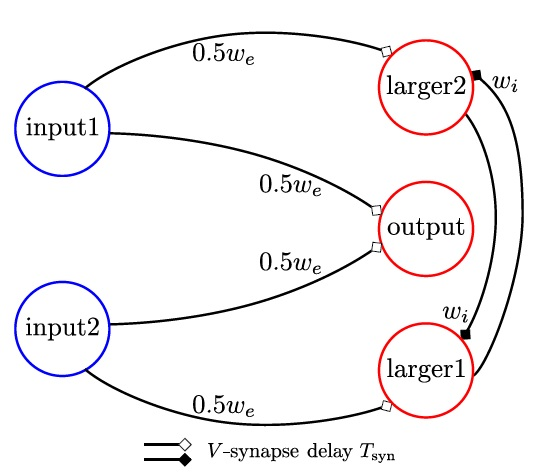
#> input picture images/Maximum.jpg, 541 x 476 px; its folder holds 4 pictures in this run
$ python maximum_v3.py
#> lines starting #> are read from the running program, lines starting #| are printed output that depends on the picture
### computation.py
# COMPUTATION CODE
# ____________________
# Definition of the different constant, classes and computation loop
#
# Written by : Marion Tormento
# July 2018
# ____________________
import matplotlib.pyplot as plt
import matplotlib.image as mpimg

# Constant
Vt = 10 #mV
Vreset = 0 #mV
taum = 100 #ms (100s ? Erreur dans le texte)
tauf = 20 #ms
Tsyn = 1 #ms
Tneu = 0.01 #ms (10us)
Tmin = 10 #ms
Tcod = 100 #ms
Tmax = Tmin + Tcod
wacc = Vt*taum/Tmax
waccb = Vt*taum/Tcod
ge = wacc
we = Vt*taum
wi = -we
dt = 1

class Network(object):
    def __init__(self, name, Neuron1, Neuron2):
        super(Network, self).__init__()
        self.name = name
        self.input = Neuron1
        self.other = Neuron2

class Neuron(object):
    def __init__(self, name):
        super(Neuron, self).__init__()
        self.name = name
        self.V = 0
        self.updateRule = []
        self.spikeTime = []
        self.actionTime = []
        self.nbSynapses = 0
        self.synapses = []
        self.isVsynapes = 0

    def voltage(self, w):
        self.updateRule.append(dt*(w/taum))

    def updateAction(self, time):
        if len(self.actionTime) < 2:
            pass
        else:
            if time >= self.actionTime[1]:
                self.updateRule[0] += self.updateRule[1]
                del self.updateRule[1], self.actionTime[0]

    def time(self, instant, timeCste):
        val = round(instant + 100*timeCste, 0)
        self.actionTime.append(val)

    def spike(self, instant):
        # val = int(instant + 100*Tneu)/100
        val = round(instant/100 + Tneu, 2)
        self.spikeTime.append(val)

    def updateSyn(self, syn):
        self.nbSynapses = len(syn)
        for post in syn:
            self.synapses.append(Synapses(post[0], post[1], post[2], post[3]))

class Synapses(object):
    def __init__(self, syn, neuron, weight, time):
        super(Synapses, self).__init__()
        self.type = syn
        self.post = neuron
        self.W = weight
        self.T = time


# Computation

def computation(network):
    inputNeuron = network.input
    otherNeuron = network.other
    computationComplete = False
    t = 0
    while computationComplete == False:
        for neuron in inputNeuron:
            for spike in neuron.spikeTime:
                spike = 100*spike
                if t == spike:
                    neuron.V += Vt
                    if neuron.V >= Vt:
                        neuron.V = Vreset
                        for synapses in neuron.synapses:
                            synapses.post.time(t, synapses.T)
                            synapses.post.voltage(synapses.W)
                            if synapses.type == 'V':
                                synapses.post.isVsynapes = 1
                            else:
                                synapses.post.isVsynapes = 0
                else:
                    try:
                        if t >= neuron.actionTime[0]:
                            neuron.updateAction(t)
                            neuron.V += neuron.updateRule[0]
                            if neuron.V >= Vt:
                                neuron.V = Vreset
                                for synapses in neuron.synapses:
                                    synapses.post.time(t, synapses.T)
                                    synapses.post.voltage(synapses.W)
                                    if synapses.type == 'V':
                                        synapses.post.isVsynapes = 1
                                    else:
                                        synapses.post.isVsynapes = 0

                            if neuron.isVsynapes == 1: # meaning its a V synapses
                                del neuron.updateRule[0], neuron.actionTime[0]
                    except IndexError:
                        pass

        for neuron in otherNeuron:
            try:
                if t >= neuron.actionTime[0]:
                    neuron.updateAction(t)
                    neuron.V += neuron.updateRule[0]
                    if neuron.V >= Vt:
                        # Neuron spiking and reset
                        neuron.spike(t)
                        neuron.V = Vreset

                        # Update the postsynaptic neuron
                        for synapses in neuron.synapses:
                            synapses.post.time(100*neuron.spikeTime[-1], synapses.T)
                            synapses.post.voltage(synapses.W)
                            if synapses.type == 'V':
                                synapses.post.isVsynapes = 1
                            else:
                                synapses.post.isVsynapes = 0
                        # reset the neuron completely
                        if neuron.isVsynapes == 0:
                            del neuron.updateRule[0], neuron.actionTime[0]

                    if neuron.isVsynapes == 1: # meaning its a V synapses
                        del neuron.updateRule[0], neuron.actionTime[0]

                    if neuron.name[0:6] == 'output' and len(neuron.spikeTime) == 2:
                        print("Computation lasted for ", neuron.spikeTime[-1], "ms")
                        computationComplete = True

            except IndexError:
                pass
        t += 1

    network.input = inputNeuron
    network.other = otherNeuron
    printResults(network)
    return network

def printResults(network):
    print(network.name)
    print("Spike time for each neuron")
    for neuron in network.input:
        print(neuron.name,": ", neuron.spikeTime)
    for neuron in network.other:
        print(neuron.name, ": ", neuron.spikeTime)
    expectedResult = 0
    if network.name == "Inverted Memory":
        expectedResult = round(Tmax-(network.input[0].spikeTime[1]-network.input[0].spikeTime[0]-Tmin),2)
    elif network.name == "Memory":
        expectedResult = round(network.input[0].spikeTime[1]-network.input[0].spikeTime[0],2)
    elif network.name == "Minimum":
        expectedResult = round(min(network.input[0].spikeTime[1]-network.input[0].spikeTime[0], network.input[1].spikeTime[1]-network.input[1].spikeTime[0]),2)
    elif network.name == "Maximum":
        expectedResult = round(max(network.input[0].spikeTime[1]-network.input[0].spikeTime[0], network.input[1].spikeTime[1]-network.input[1].spikeTime[0]),2)
    elif network.name == "Subtractor":
        expectedResult = round(Tmin + abs(network.input[0].spikeTime[1]-network.input[1].spikeTime[1]),2)

    try:
        obtainedResult = round(network.other[-1].spikeTime[1]-network.other[-1].spikeTime[0],2)
        plotNetwork(network)
        plotChronogram(network, network.other[-1].spikeTime[1])

    except IndexError:
        obtainedResult = round(network.other[-2].spikeTime[1]-network.other[-2].spikeTime[0],2)
        plotNetwork(network)
        plotChronogram(network, network.other[-2].spikeTime[1])


    print("DTout - Result expected:", expectedResult, " / Result obtained with the network: ", obtainedResult)
    print("Error: ", round((expectedResult - obtainedResult)/expectedResult*100,2) )

def plotNetwork(network):
    plt.figure(1)
    title = network.name
    title = title.replace(" ", "")
    image = mpimg.imread("images/"+title+'.jpg')
#> image is the input picture: shape (476, 541, 3); mean R, G, B 244.5, 242.7, 243.8
    plt.imshow(image)
    plt.xticks([])
    plt.yticks([])
    plt.title(network.name + " network")

def plotChronogram(network, compTime):
#> called with compTime = 36.41
    plt.figure(2)
    nbPlot = len(network.input) + len(network.other)
    fig = int(nbPlot*100+10)

    for i in range(nbPlot):
        fig += 1
        plt.subplot(fig)

        if i < len(network.input):
            plt.hist(network.input[i].spikeTime, range=(0, compTime), rwidth=0.05)
            # plt.xlabel('time (ms)')
            plt.ylabel(network.input[i].name)
            plt.yticks([])
        else:
            plt.hist(network.other[i-len(network.input)].spikeTime, range=(0, compTime), rwidth=0.05)
            # plt.xlabel('time (ms)')
            plt.ylabel(network.other[i-len(network.input)].name)
            plt.yticks([])
    plt.xlabel('time (ms)')
    title = "Chonogram of the " + network.name + " network"
    plt.suptitle(title)
    plt.show()
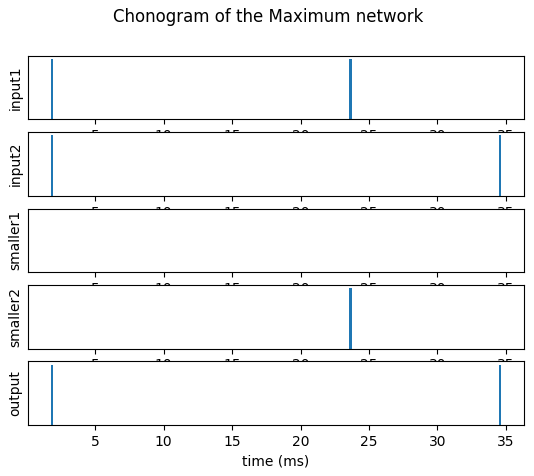
#> figure drawn by matplotlib, 5 panels

### maximum_v3.py
# MAXIMUM V3.0
# ____________________
# Maximum network following STICK using Neuron and Synapses class.
# input: network containing input spike and recall spike
# output: spiking time for each neuron, and comparison to the expected value
#
# Written by : Marion Tormento
# July 2018
# ____________________

from computation import *

# Initialisation
# Create the neurons
inpt1 = Neuron('input1')
inpt2 = Neuron('input2')
larger1 = Neuron('smaller1')
larger2 = Neuron('smaller2')
output = Neuron('output')
inputNeuron = [inpt1, inpt2]
otherNeuron = [larger1, larger2, output]

# Update the spike and synapses for each neuron
inpt1.spikeTime = [0, 23.5]
inpt1.updateSyn([['V', larger2, 0.5*we, Tsyn], ['V', output, 0.5*we, Tsyn]])
inpt2.spikeTime = [0, 35.4]
inpt2.updateSyn([['V', larger1, 0.5*we, Tsyn], ['V', output, 0.5*we, Tsyn]])
larger1.updateSyn([['V', larger2, wi, Tsyn]])
larger2.updateSyn([['V', larger1, wi, Tsyn]])

# Init and compute the network
maximum = Network("Maximum", inputNeuron, otherNeuron)
maximum = computation(maximum)
